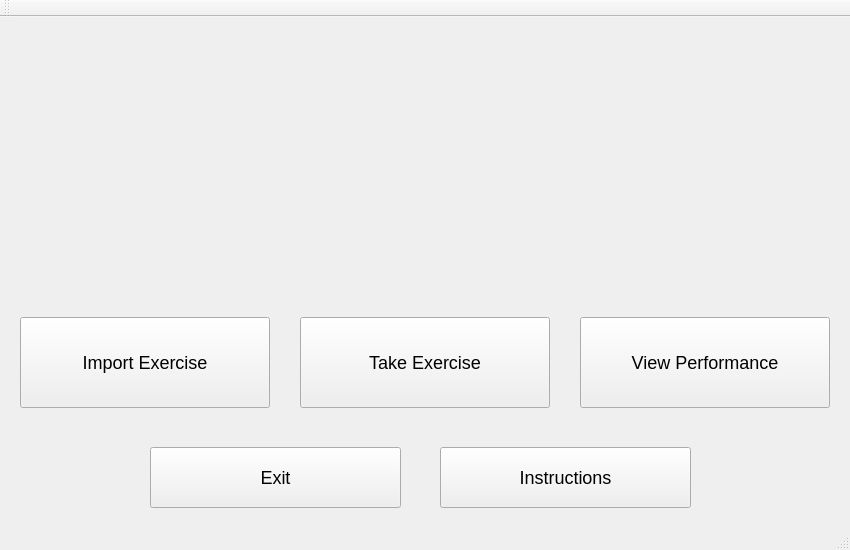
<?xml version="1.0" encoding="UTF-8"?>
<ui version="4.0">
 <class>MainWindow</class>
 <widget class="QMainWindow" name="MainWindow">
  <property name="geometry">
   <rect>
    <x>0</x>
    <y>0</y>
    <width>850</width>
    <height>550</height>
   </rect>
  </property>
  <property name="minimumSize">
   <size>
    <width>850</width>
    <height>550</height>
   </size>
  </property>
  <property name="maximumSize">
   <size>
    <width>850</width>
    <height>550</height>
   </size>
  </property>
  <property name="windowTitle">
   <string>MainWindow</string>
  </property>
  <widget class="QWidget" name="centralWidget">
   <widget class="QPushButton" name="pushButton">
    <property name="geometry">
     <rect>
      <x>20</x>
      <y>300</y>
      <width>250</width>
      <height>91</height>
     </rect>
    </property>
    <property name="font">
     <font>
      <pointsize>-1</pointsize>
     </font>
    </property>
    <property name="styleSheet">
     <string notr="true">font-size: 18px;</string>
    </property>
    <property name="text">
     <string>Import Exercise</string>
    </property>
   </widget>
   <widget class="QPushButton" name="pushButton_3">
    <property name="geometry">
     <rect>
      <x>300</x>
      <y>300</y>
      <width>250</width>
      <height>91</height>
     </rect>
    </property>
    <property name="font">
     <font>
      <pointsize>-1</pointsize>
     </font>
    </property>
    <property name="styleSheet">
     <string notr="true">font-size: 18px;</string>
    </property>
    <property name="text">
     <string>Take Exercise</string>
    </property>
   </widget>
   <widget class="QPushButton" name="pushButton_4">
    <property name="geometry">
     <rect>
      <x>580</x>
      <y>300</y>
      <width>250</width>
      <height>91</height>
     </rect>
    </property>
    <property name="font">
     <font>
      <pointsize>-1</pointsize>
     </font>
    </property>
    <property name="styleSheet">
     <string notr="true">font-size: 18px;</string>
    </property>
    <property name="text">
     <string>View Performance</string>
    </property>
   </widget>
   <widget class="QPushButton" name="pushButton_5">
    <property name="geometry">
     <rect>
      <x>440</x>
      <y>430</y>
      <width>251</width>
      <height>61</height>
     </rect>
    </property>
    <property name="font">
     <font>
      <pointsize>-1</pointsize>
     </font>
    </property>
    <property name="styleSheet">
     <string notr="true">font-size: 18px;</string>
    </property>
    <property name="text">
     <string>Instructions</string>
    </property>
   </widget>
   <widget class="QPushButton" name="pushButton_6">
    <property name="geometry">
     <rect>
      <x>150</x>
      <y>430</y>
      <width>251</width>
      <height>61</height>
     </rect>
    </property>
    <property name="font">
     <font>
      <pointsize>-1</pointsize>
     </font>
    </property>
    <property name="styleSheet">
     <string notr="true">font-size: 18px;</string>
    </property>
    <property name="text">
     <string>Exit</string>
    </property>
   </widget>
   <widget class="QLabel" name="label">
    <property name="geometry">
     <rect>
      <x>90</x>
      <y>30</y>
      <width>661</width>
      <height>221</height>
     </rect>
    </property>
    <property name="autoFillBackground">
     <bool>false</bool>
    </property>
    <property name="text">
     <string/>
    </property>
    <property name="pixmap">
     <pixmap resource="resources.qrc">:/resources/Total_Prediction_Small.png</pixmap>
    </property>
    <property name="scaledContents">
     <bool>true</bool>
    </property>
    <property name="wordWrap">
     <bool>false</bool>
    </property>
   </widget>
  </widget>
  <widget class="QToolBar" name="mainToolBar">
   <attribute name="toolBarArea">
    <enum>TopToolBarArea</enum>
   </attribute>
   <attribute name="toolBarBreak">
    <bool>false</bool>
   </attribute>
  </widget>
  <widget class="QStatusBar" name="statusBar"/>
 </widget>
 <layoutdefault spacing="6" margin="11"/>
 <resources>
  <include location="resources.qrc"/>
 </resources>
 <connections>
  <connection>
   <sender>pushButton_5</sender>
   <signal>clicked()</signal>
   <receiver>MainWindow</receiver>
   <slot>onInstructionsClick()</slot>
   <hints>
    <hint type="sourcelabel">
     <x>530</x>
     <y>443</y>
    </hint>
    <hint type="destinationlabel">
     <x>49</x>
     <y>315</y>
    </hint>
   </hints>
  </connection>
  <connection>
   <sender>pushButton_6</sender>
   <signal>clicked()</signal>
   <receiver>MainWindow</receiver>
   <slot>onExitClick()</slot>
   <hints>
    <hint type="sourcelabel">
     <x>360</x>
     <y>443</y>
    </hint>
    <hint type="destinationlabel">
     <x>730</x>
     <y>316</y>
    </hint>
   </hints>
  </connection>
  <connection>
   <sender>pushButton</sender>
   <signal>clicked()</signal>
   <receiver>MainWindow</receiver>
   <slot>onCreateNewClick()</slot>
   <hints>
    <hint type="sourcelabel">
     <x>104</x>
     <y>313</y>
    </hint>
    <hint type="destinationlabel">
     <x>76</x>
     <y>91</y>
    </hint>
   </hints>
  </connection>
  <connection>
   <sender>pushButton_3</sender>
   <signal>clicked()</signal>
   <receiver>MainWindow</receiver>
   <slot>onProctorTestClick()</slot>
   <hints>
    <hint type="sourcelabel">
     <x>501</x>
     <y>313</y>
    </hint>
    <hint type="destinationlabel">
     <x>431</x>
     <y>102</y>
    </hint>
   </hints>
  </connection>
  <connection>
   <sender>pushButton_4</sender>
   <signal>clicked()</signal>
   <receiver>MainWindow</receiver>
   <slot>onViewEditDataClick()</slot>
   <hints>
    <hint type="sourcelabel">
     <x>699</x>
     <y>313</y>
    </hint>
    <hint type="destinationlabel">
     <x>620</x>
     <y>95</y>
    </hint>
   </hints>
  </connection>
 </connections>
 <slots>
  <slot>onExitClick()</slot>
  <slot>onInstructionsClick()</slot>
  <slot>onCreateNewClick()</slot>
  <slot>onCalibrateTestClick()</slot>
  <slot>onProctorTestClick()</slot>
  <slot>onViewEditDataClick()</slot>
 </slots>
</ui>
